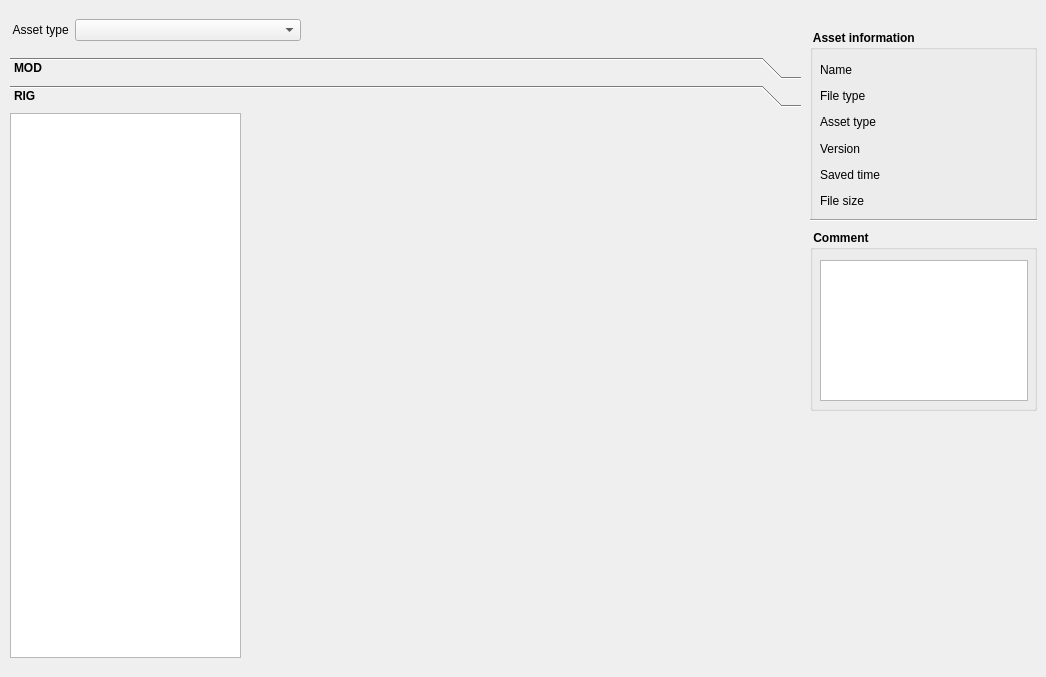
     <widget class="QWidget" name="tab_asset">
      <attribute name="title">
       <string>ASSET (cache)</string>
      </attribute>
      <widget class="QGroupBox" name="groupBox_asset_comment">
       <property name="geometry">
        <rect>
         <x>810</x>
         <y>230</y>
         <width>227</width>
         <height>181</height>
        </rect>
       </property>
       <property name="font">
        <font>
         <bold>true</bold>
         <underline>false</underline>
         <strikeout>false</strikeout>
        </font>
       </property>
       <property name="title">
        <string> Comment</string>
       </property>
       <property name="flat">
        <bool>false</bool>
       </property>
       <property name="checkable">
        <bool>false</bool>
       </property>
       <widget class="QLabel" name="label_asset_comment">
        <property name="geometry">
         <rect>
          <x>10</x>
          <y>30</y>
          <width>211</width>
          <height>141</height>
         </rect>
        </property>
        <property name="text">
         <string/>
        </property>
       </widget>
       <widget class="QPlainTextEdit" name="plainTextEdit_clip_comment_2">
        <property name="geometry">
         <rect>
          <x>10</x>
          <y>30</y>
          <width>208</width>
          <height>141</height>
         </rect>
        </property>
       </widget>
      </widget>
      <widget class="QGroupBox" name="groupBox_asset_file_info">
       <property name="geometry">
        <rect>
         <x>810</x>
         <y>30</y>
         <width>227</width>
         <height>191</height>
        </rect>
       </property>
       <property name="font">
        <font>
         <bold>true</bold>
         <underline>false</underline>
         <strikeout>false</strikeout>
        </font>
       </property>
       <property name="title">
        <string> Asset information</string>
       </property>
       <property name="flat">
        <bool>false</bool>
       </property>
       <property name="checkable">
        <bool>false</bool>
       </property>
       <widget class="QWidget" name="verticalLayoutWidget_6">
        <property name="geometry">
         <rect>
          <x>90</x>
          <y>30</y>
          <width>131</width>
          <height>151</height>
         </rect>
        </property>
        <layout class="QVBoxLayout" name="verticalLayout_8">
         <item>
          <widget class="QLabel" name="label_asset_filename">
           <property name="font">
            <font>
             <pointsize>9</pointsize>
             <bold>false</bold>
             <underline>false</underline>
             <strikeout>false</strikeout>
            </font>
           </property>
           <property name="text">
            <string/>
           </property>
          </widget>
         </item>
         <item>
          <widget class="QLabel" name="label_asset_file_type">
           <property name="font">
            <font>
             <pointsize>9</pointsize>
             <bold>false</bold>
             <underline>false</underline>
             <strikeout>false</strikeout>
            </font>
           </property>
           <property name="text">
            <string/>
           </property>
          </widget>
         </item>
         <item>
          <widget class="QLabel" name="label_asset_asset_type">
           <property name="font">
            <font>
             <pointsize>9</pointsize>
             <bold>false</bold>
             <underline>false</underline>
             <strikeout>false</strikeout>
            </font>
           </property>
           <property name="text">
            <string/>
           </property>
          </widget>
         </item>
         <item>
          <widget class="QLabel" name="label_asset_version">
           <property name="font">
            <font>
             <pointsize>9</pointsize>
             <bold>false</bold>
             <underline>false</underline>
             <strikeout>false</strikeout>
            </font>
           </property>
           <property name="text">
            <string/>
           </property>
          </widget>
         </item>
         <item>
          <widget class="QLabel" name="label_asset_savedtime">
           <property name="font">
            <font>
             <pointsize>9</pointsize>
             <bold>false</bold>
             <underline>false</underline>
             <strikeout>false</strikeout>
            </font>
           </property>
           <property name="text">
            <string/>
           </property>
          </widget>
         </item>
         <item>
          <widget class="QLabel" name="label_asset_filesize">
           <property name="font">
            <font>
             <pointsize>9</pointsize>
             <bold>false</bold>
             <underline>false</underline>
             <strikeout>false</strikeout>
            </font>
           </property>
           <property name="text">
            <string/>
           </property>
          </widget>
         </item>
        </layout>
       </widget>
       <widget class="Line" name="line">
        <property name="geometry">
         <rect>
          <x>0</x>
          <y>175</y>
          <width>231</width>
          <height>31</height>
         </rect>
        </property>
        <property name="orientation">
         <enum>Qt::Horizontal</enum>
        </property>
       </widget>
       <widget class="QWidget" name="verticalLayoutWidget_15">
        <property name="geometry">
         <rect>
          <x>10</x>
          <y>30</y>
          <width>74</width>
          <height>151</height>
         </rect>
        </property>
        <layout class="QVBoxLayout" name="verticalLayout_17">
         <item>
          <widget class="QLabel" name="label_57">
           <property name="font">
            <font>
             <pointsize>9</pointsize>
             <bold>false</bold>
             <underline>false</underline>
             <strikeout>false</strikeout>
            </font>
           </property>
           <property name="text">
            <string>Name</string>
           </property>
          </widget>
         </item>
         <item>
          <widget class="QLabel" name="label_58">
           <property name="font">
            <font>
             <pointsize>9</pointsize>
             <bold>false</bold>
             <underline>false</underline>
             <strikeout>false</strikeout>
            </font>
           </property>
           <property name="text">
            <string>File type</string>
           </property>
          </widget>
         </item>
         <item>
          <widget class="QLabel" name="label_59">
           <property name="font">
            <font>
             <pointsize>9</pointsize>
             <bold>false</bold>
             <underline>false</underline>
             <strikeout>false</strikeout>
            </font>
           </property>
           <property name="text">
            <string>Asset type</string>
           </property>
          </widget>
         </item>
         <item>
          <widget class="QLabel" name="label_60">
           <property name="font">
            <font>
             <pointsize>9</pointsize>
             <bold>false</bold>
             <underline>false</underline>
             <strikeout>false</strikeout>
            </font>
           </property>
           <property name="text">
            <string>Version</string>
           </property>
          </widget>
         </item>
         <item>
          <widget class="QLabel" name="label_61">
           <property name="font">
            <font>
             <pointsize>9</pointsize>
             <bold>false</bold>
             <underline>false</underline>
             <strikeout>false</strikeout>
            </font>
           </property>
           <property name="text">
            <string>Saved time</string>
           </property>
          </widget>
         </item>
         <item>
          <widget class="QLabel" name="label_62">
           <property name="font">
            <font>
             <pointsize>9</pointsize>
             <bold>false</bold>
             <underline>false</underline>
             <strikeout>false</strikeout>
            </font>
           </property>
           <property name="text">
            <string>File size</string>
           </property>
          </widget>
         </item>
        </layout>
       </widget>
       <widget class="QLabel" name="label_asset_filesize_2">
        <property name="geometry">
         <rect>
          <x>200</x>
          <y>190</y>
          <width>129</width>
          <height>25</height>
         </rect>
        </property>
        <property name="font">
         <font>
          <pointsize>9</pointsize>
          <bold>false</bold>
          <underline>false</underline>
          <strikeout>false</strikeout>
         </font>
        </property>
        <property name="text">
         <string/>
        </property>
       </widget>
      </widget>
      <widget class="QToolBox" name="toolBox_asset_task">
       <property name="geometry">
        <rect>
         <x>10</x>
         <y>57</y>
         <width>791</width>
         <height>611</height>
        </rect>
       </property>
       <property name="font">
        <font>
         <bold>true</bold>
        </font>
       </property>
       <property name="currentIndex">
        <number>1</number>
       </property>
       <widget class="QWidget" name="page_mod">
        <property name="geometry">
         <rect>
          <x>0</x>
          <y>0</y>
          <width>791</width>
          <height>545</height>
         </rect>
        </property>
        <attribute name="label">
         <string>MOD</string>
        </attribute>
        <widget class="QListWidget" name="listWidget_mod">
         <property name="geometry">
          <rect>
           <x>0</x>
           <y>0</y>
           <width>231</width>
           <height>545</height>
          </rect>
         </property>
         <property name="font">
          <font>
           <bold>false</bold>
          </font>
         </property>
        </widget>
        <widget class="QWidget" name="gridLayoutWidget_6">
         <property name="geometry">
          <rect>
           <x>240</x>
           <y>0</y>
           <width>551</width>
           <height>541</height>
          </rect>
         </property>
         <layout class="QGridLayout" name="gridLayout_mod"/>
        </widget>
       </widget>
       <widget class="QWidget" name="page_rig">
        <property name="geometry">
         <rect>
          <x>0</x>
          <y>0</y>
          <width>791</width>
          <height>545</height>
         </rect>
        </property>
        <attribute name="label">
         <string>RIG</string>
        </attribute>
        <widget class="QListWidget" name="listWidget_rig">
         <property name="geometry">
          <rect>
           <x>0</x>
           <y>0</y>
           <width>231</width>
           <height>545</height>
          </rect>
         </property>
         <property name="font">
          <font>
           <bold>false</bold>
          </font>
         </property>
        </widget>
        <widget class="QWidget" name="gridLayoutWidget_7">
         <property name="geometry">
          <rect>
           <x>240</x>
           <y>0</y>
           <width>551</width>
           <height>541</height>
          </rect>
         </property>
         <layout class="QGridLayout" name="gridLayout_rig"/>
        </widget>
       </widget>
      </widget>
      <widget class="QWidget" name="horizontalLayoutWidget_3">
       <property name="geometry">
        <rect>
         <x>10</x>
         <y>0</y>
         <width>291</width>
         <height>61</height>
        </rect>
       </property>
       <layout class="QHBoxLayout" name="horizontalLayout_3">
        <item>
         <widget class="QLabel" name="label_4">
          <property name="sizePolicy">
           <sizepolicy hsizetype="Fixed" vsizetype="Fixed">
            <horstretch>0</horstretch>
            <verstretch>0</verstretch>
           </sizepolicy>
          </property>
          <property name="font">
           <font>
            <bold>false</bold>
           </font>
          </property>
          <property name="text">
           <string> Asset type</string>
          </property>
         </widget>
        </item>
        <item>
         <widget class="QComboBox" name="comboBox_asset_type">
          <property name="font">
           <font>
            <bold>false</bold>
           </font>
          </property>
         </widget>
        </item>
       </layout>
      </widget>
     </widget>
